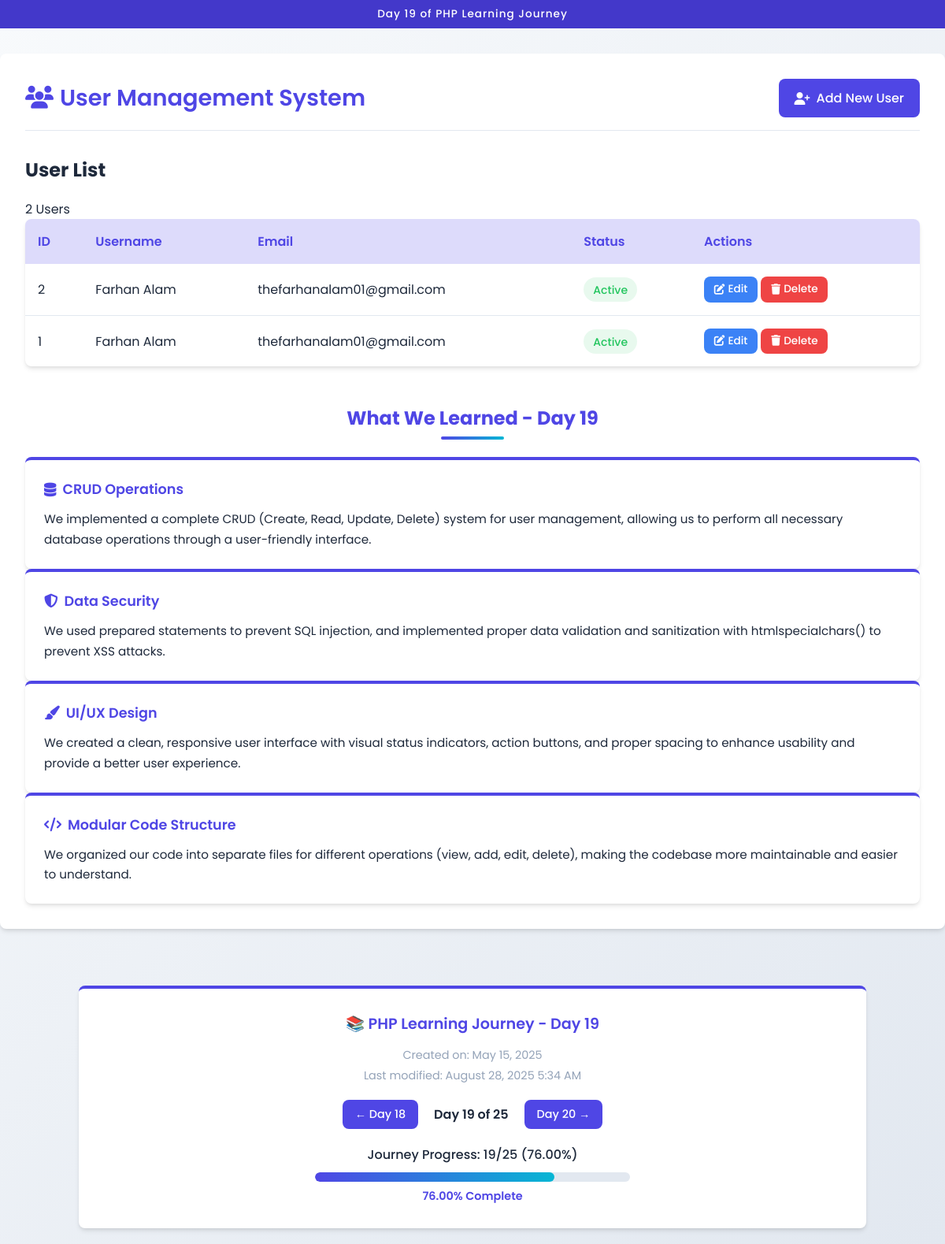
The page /Day_19/index.php on the database its author committed.
### tables this page shows
CREATE TABLE `users` (
  `id` int(11) NOT NULL,
  `username` varchar(100) NOT NULL,
  `email` varchar(100) NOT NULL,
  `password` varchar(16) NOT NULL,
  `status` int(11) NOT NULL DEFAULT 1
);

### Day_19/index.php (the view, shortened to what this page needs)
<?php
    $conn = db();
?>
<!DOCTYPE html>
<html lang="en">
<head>
    <link rel="stylesheet" href="https://cdnjs.cloudflare.com/ajax/libs/font-awesome/6.4.0/css/all.min.css">
    <link rel="stylesheet" href="styles.css">
</head>
<body>
    <div class="day-indicator">Day 19 of PHP Learning Journey</div>
    <div class="container">
        <div class="page-header">
            <h1 class="page-title"><i class="fas fa-users"></i> User Management System</h1>
            <a href="add.php" class="add-user-btn">
                <i class="fas fa-user-plus"></i> Add New User
            </a>
        </div>
        <div class="user-container">
            <div class="table-header">
                <h2 class="table-title">User List</h2>
                <?php
                    $countQuery = "SELECT COUNT(*) as total FROM users";
                    $countResult = $conn->query($countQuery);
                    $totalUsers = $countResult->fetch_assoc()['total'];
                    echo "<span class='user-count'>{$totalUsers} Users</span>";
                ?>
            </div>
            <table class="table">
                <thead>
                    <tr>
                        <th>ID</th>
                        <th>Username</th>
                        <th>Email</th>
                        <th>Status</th>
                        <th>Actions</th>
                    </tr>
                </thead>
                <tbody>
                    <?php
                    $query = "SELECT * FROM `users` ORDER BY id DESC";
                    $result = $conn->query($query);
                    if (!$result) {
                        echo "<tr><td colspan='5'>Query failed: " . $conn->error . "</td></tr>";
                    } else {
                        while ($row = $result->fetch_assoc()) {
                            echo "<tr>";
                            echo "<td>" . htmlspecialchars($row["id"]) . "</td>";
                            echo "<td>" . htmlspecialchars($row["username"]) . "</td>";
                            echo "<td>" . htmlspecialchars($row["email"]) . "</td>";
                            echo "<td>
                                    <span class='status-badge " . ($row['status'] ? 'active' : 'inactive') . "'>
                                        " . ($row['status'] ? 'Active' : 'Inactive') . "
                                    </span>
                                  </td>";
                            echo "<td class='actions'>
                                    <a href='edit.php?id=" . $row['id'] . "' class='btn btn-edit'>
                                        <i class='fas fa-edit'></i> Edit
                                    </a>
                                    <a href='delete.php?id=" . $row['id'] . "' class='btn btn-delete'
                                       onclick=\"return confirm('Are you sure you want to delete this user?')\">
                                        <i class='fas fa-trash'></i> Delete
                                    </a>
                                  </td>";
                            echo "</tr>";
                        }
                    }
                    ?>
                </tbody>
            </table>
        </div>
        <div class="learning-section">
            <h2 class="learning-title">What We Learned - Day 19</h2>
            <div class="learning-grid">
                <div class="learning-card">
                    <h3><i class="fas fa-database"></i> CRUD Operations</h3>
                    <p>We implemented a complete CRUD (Create, Read, Update, Delete) system for user management, allowing us to perform all necessary database operations through a user-friendly interface.</p>
                </div>
                <div class="learning-card">
                    <h3><i class="fas fa-shield-alt"></i> Data Security</h3>
                    <p>We used prepared statements to prevent SQL injection, and implemented proper data validation and sanitization with htmlspecialchars() to prevent XSS attacks.</p>
                </div>
                <div class="learning-card">
                    <h3><i class="fas fa-paint-brush"></i> UI/UX Design</h3>
                    <p>We created a clean, responsive user interface with visual status indicators, action buttons, and proper spacing to enhance usability and provide a better user experience.</p>
                </div>
                <div class="learning-card">
                    <h3><i class="fas fa-code"></i> Modular Code Structure</h3>
                    <p>We organized our code into separate files for different operations (view, add, edit, delete), making the codebase more maintainable and easier to understand.</p>
                </div>
            </div>
        </div>
    </div>
    <div class="footer">
        <div class="footer-title">
            📚 PHP Learning Journey - Day 19
        </div>
        <div class="footer-dates">
            <p>Created on: May 15, 2025</p>
            <p>Last modified: <?= date("F j, Y g:i A") ?></p>
        </div>
        <div class="navigation">
            <a href="../Day_18.php" class="nav-btn">← Day 18</a>
            <span class="day-counter">Day 19 of 25</span>
            <a href="../Day_20.php" class="nav-btn">Day 20 →</a>
        </div>
        <div class="progress-section">
            <div class="progress-text">Journey Progress: 19/25 (76.00%)</div>
            <div class="progress-bar">
                <div class="progress-fill" style="width: 76.00%"></div>
            </div>
            <div class="progress-percentage">76.00% Complete</div>
        </div>
    </div>
</body>
</html>

### Day_19/styles.css (style rules this page uses)
:root { --primary: #4f46e5; --primary-dark: #4338ca; --primary-hover: #4338ca; --primary-light: rgba(79, 70, 229, 0.1); --secondary: #06b6d4; --dark: #1e293b; --light: #f8fafc; --white: #ffffff; --gray: #94a3b8; --success: #22c55e; --success-light: rgba(34, 197, 94, 0.1); --info: #3b82f6; --warning: #f59e0b; --error: #ef4444; --error-light: rgba(239, 68, 68, 0.1); --border-radius: 8px; --box-shadow: 0 4px 6px -1px rgba(0, 0, 0, 0.1), 0 2px 4px -1px rgba(0, 0, 0, 0.06); --transition: all 0.3s cubic-bezier(0.4, 0, 0.2, 1); }
body { font-family: 'Poppins', sans-serif; background: linear-gradient(135deg, var(--light) 0%, #e2e8f0 100%); color: var(--dark); margin: 0; padding: 0; min-height: 100vh; display: flex; flex-direction: column; }
.container { max-width: 1200px; margin: 2rem auto; padding: 2rem; background-color: var(--white); border-radius: var(--border-radius); box-shadow: var(--box-shadow); }
.btn { display: inline-flex; align-items: center; gap: 0.5rem; padding: 0.75rem 1.5rem; border-radius: var(--border-radius); font-weight: 500; cursor: pointer; transition: var(--transition); border: none; font-size: 0.95rem; }
.table { width: 100%; border-collapse: collapse; }
.table th { background-color: var(--primary-light); color: var(--primary); font-weight: 600; text-align: left; padding: 1rem; }
.table td { padding: 1rem; border-bottom: 1px solid #e2e8f0; }
.footer { margin-top: auto; padding: 2rem; text-align: center; background-color: var(--white); border-top: 1px solid #e2e8f0; }
.footer p { color: var(--gray); margin: 0.5rem 0; }
.page-header { display: flex; justify-content: space-between; align-items: center; margin-bottom: 2rem; border-bottom: 1px solid #e2e8f0; padding-bottom: 1rem; }
.page-title { color: var(--primary); font-size: 1.8rem; font-weight: 600; margin: 0; display: flex; align-items: center; gap: 0.5rem; }
.day-indicator { background-color: var(--primary-dark); color: var(--white); text-align: center; padding: 8px; font-weight: 500; font-size: 0.85rem; letter-spacing: 1px; }
.add-user-btn { display: inline-flex; align-items: center; gap: 0.5rem; background-color: var(--primary); color: var(--white); padding: 0.75rem 1.25rem; border-radius: var(--border-radius); text-decoration: none; font-weight: 500; transition: var(--transition); }
table { width: 100%; border-collapse: collapse; border-radius: var(--border-radius); overflow: hidden; box-shadow: var(--box-shadow); }
thead { background-color: var(--primary-light); }
th { color: var(--primary); font-weight: 600; text-align: left; padding: 1rem; }
td { padding: 1rem; border-bottom: 1px solid #e2e8f0; }
tr:last-child td { border-bottom: none; }
.status-badge { padding: 0.35rem 0.75rem; border-radius: 20px; font-size: 0.875rem; font-weight: 500; }
.status-badge.active { background-color: rgba(34, 197, 94, 0.1); color: #22c55e; }
.btn-edit, .btn-delete { display: inline-flex; align-items: center; gap: 0.25rem; padding: 0.4rem 0.8rem; border-radius: var(--border-radius); font-size: 0.85rem; font-weight: 500; text-decoration: none; transition: var(--transition); }
.btn-edit { background-color: var(--info); color: var(--white); }
.btn-delete { background-color: var(--error); color: var(--white); }
.learning-section { margin-top: 3rem; }
.learning-title { text-align: center; color: var(--primary); font-size: 1.5rem; margin-bottom: 2rem; position: relative; }
.learning-title::after { content: ''; position: absolute; bottom: -10px; left: 50%; transform: translateX(-50%); width: 80px; height: 4px; background: linear-gradient(90deg, var(--primary), var(--secondary)); border-radius: 2px; }
.learning-card { background-color: var(--white); border-radius: var(--border-radius); padding: 1.5rem; box-shadow: var(--box-shadow); transition: var(--transition); border-top: 4px solid var(--primary); }
.learning-card h3 { color: var(--primary); margin-top: 0; margin-bottom: 0.75rem; font-size: 1.1rem; font-weight: 600; display: flex; align-items: center; gap: 0.5rem; }
.learning-card p { margin: 0; color: var(--dark); font-size: 0.95rem; line-height: 1.7; }

### rows shown on the page
users: id "2", username "Farhan Alam", email "thefarhanalam01@gmail.com", status "Active"
users: id "1", username "Farhan Alam", email "thefarhanalam01@gmail.com", status "Active"

### other values the page prints
$totalUsers "2"
